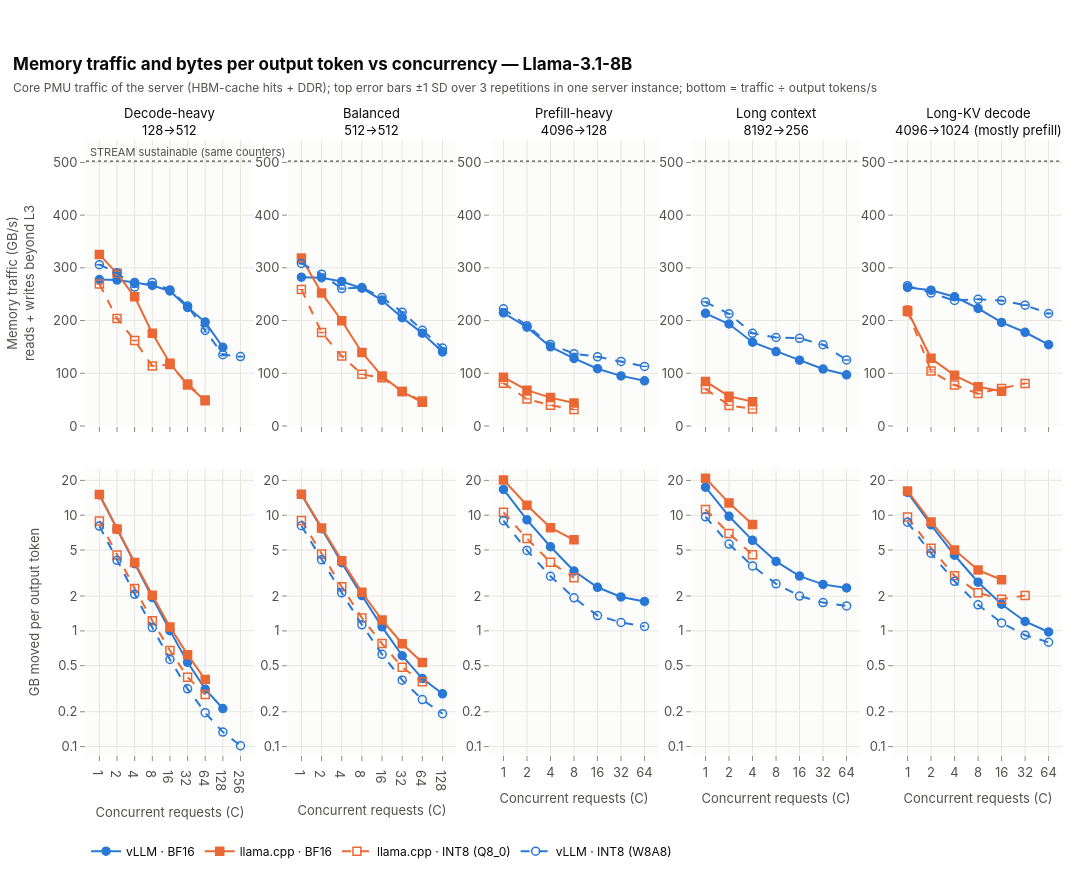

Notebook source saved alongside this figure:
### Code cell
fig = plots.concurrency_grid(pv, [
    plots.Panel("mem_total_gbs_mean", "Memory traffic (GB/s)<br>reads + writes beyond L3", "GB/s", share_y=True, fmt=".0f",
                reference=(memory.stream_ceiling(pts), "STREAM sustainable (same counters)")),
    plots.Panel("bytes_per_output_token_mb_mean", "GB moved per output token", "GB", scale=1e-3, log_y=True, share_y=True,
                error=None, fmt=".2f"),
], title=f"Memory traffic and bytes per output token vs concurrency — {registry.model_label(MODEL)}",
   subtitle="Core PMU traffic of the server (HBM-cache hits + DDR); top error bars ±1 SD over 3 repetitions in one server "
            "instance; bottom = traffic ÷ output tokens/s")
fig.show()
export_figure(fig, "traffic_and_bytes_per_token", source=NOTEBOOK,
              caption="Server memory traffic (top, with the STREAM ceiling) and memory bytes per output token (bottom) vs "
                      "concurrency, 8B. Error bars: ±1 SD over the 3 repetitions of one server instance.")

### Figure 1 — Plotly figure (JSON) as saved in the notebook; plotly's stock layout.template omitted (floating-point values rounded to 4 significant figures)
{"data": [{"customdata": [[0.6282, 3.0], [0.1855, 3.0], [0.1999, 3.0], [0.1582, 3.0], [2.028, 3.0], [1.85, 3.0], [0.4625, 3.0], [0.4019, 3.0]], "error_y": {"array": [0.6282, 0.1855, 0.1999, 0.1582, 2.028, 1.85, 0.4625, 0.4019], "color": "#2a78d6", "thickness": 1.1, "type": "data", "width": 3}, "hovertemplate": "<b>vLLM · BF16</b><br>C = %{x}<br>Memory traffic (GB/s): %{y:.0f} GB/s ± %{customdata[0]:.0f}<br>repetitions: %{customdata[1]}<extra></extra>", "legendgroup": "vllm_bf16", "line": {"color": "#2a78d6", "dash": "solid", "width": 2.0}, "marker": {"color": "#2a78d6", "line": {"color": "#2a78d6", "width": 1.5}, "size": 8, "symbol": "circle"}, "mode": "lines+markers", "name": "vLLM · BF16", "showlegend": true, "type": "scatter", "x": [1, 2, 4, 8, 16, 32, 64, 128], "xaxis": "x", "y": [277.8, 276.8, 272.3, 266.5, 256.2, 224.8, 197.1, 149.4], "yaxis": "y"}, {"customdata": [[0.1718, 3.0], [0.2294, 3.0], [0.06004, 3.0], [0.1626, 3.0], [0.2615, 3.0], [0.1108, 3.0], [0.1004, 3.0]], "error_y": {"array": [0.1718, 0.2294, 0.06004, 0.1626, 0.2615, 0.1108, 0.1004], "color": "#eb6834", "thickness": 1.1, "type": "data", "width": 3}, "hovertemplate": "<b>llama.cpp · BF16</b><br>C = %{x}<br>Memory traffic (GB/s): %{y:.0f} GB/s ± %{customdata[0]:.0f}<br>repetitions: %{customdata[1]}<extra></extra>", "legendgroup": "llama_cpp_bf16", "line": {"color": "#eb6834", "dash": "solid", "width": 2.0}, "marker": {"color": "#eb6834", "line": {"color": "#eb6834", "width": 1.5}, "size": 8, "symbol": "square"}, "mode": "lines+markers", "name": "llama.cpp · BF16", "showlegend": true, "type": "scatter", "x": [1, 2, 4, 8, 16, 32, 64], "xaxis": "x", "y": [325.2, 289.6, 245.0, 175.9, 118.9, 77.62, 47.72], "yaxis": "y"}, {"customdata": [[0.1358, 3.0], [0.1873, 3.0], [0.296, 3.0], [0.1248, 3.0], [0.295, 3.0], [0.05862, 3.0], [0.322, 3.0]], "error_y": {"array": [0.1358, 0.1873, 0.296, 0.1248, 0.295, 0.05862, 0.322], "color": "#eb6834", "thickness": 1.1, "type": "data", "width": 3}, "hovertemplate": "<b>llama.cpp · INT8 (Q8_0)</b><br>C = %{x}<br>Memory traffic (GB/s): %{y:.0f} GB/s ± %{customdata[0]:.0f}<br>repetitions: %{customdata[1]}<extra></extra>", "legendgroup": "llama_cpp_int8", "line": {"color": "#eb6834", "dash": "dash", "width": 2.0}, "marker": {"color": "#eb6834", "line": {"color": "#eb6834", "width": 1.5}, "size": 8, "symbol": "square-open"}, "mode": "lines+markers", "name": "llama.cpp · INT8 (Q8_0)", "showlegend": true, "type": "scatter", "x": [1, 2, 4, 8, 16, 32, 64], "xaxis": "x", "y": [269.3, 203.7, 162.3, 113.9, 116.5, 79.8, 49.22], "yaxis": "y"}, {"customdata": [[0.2707, 3.0], [0.2919, 3.0], [0.474, 3.0], [0.8746, 3.0], [1.613, 3.0], [0.2756, 3.0], [2.96, 3.0], [1.843, 3.0], [0.4187, 3.0]], "error_y": {"array": [0.2707, 0.2919, 0.474, 0.8746, 1.613, 0.2756, 2.96, 1.843, 0.4187], "color": "#2a78d6", "thickness": 1.1, "type": "data", "width": 3}, "hovertemplate": "<b>vLLM · INT8 (W8A8)</b><br>C = %{x}<br>Memory traffic (GB/s): %{y:.0f} GB/s ± %{customdata[0]:.0f}<br>repetitions: %{customdata[1]}<extra></extra>", "legendgroup": "vllm_int8", "line": {"color": "#2a78d6", "dash": "dash", "width": 2.0}, "marker": {"color": "#2a78d6", "line": {"color": "#2a78d6", "width": 1.5}, "size": 8, "symbol": "circle-open"}, "mode": "lines+markers", "name": "vLLM · INT8 (W8A8)", "showlegend": true, "type": "scatter", "x": [1, 2, 4, 8, 16, 32, 64, 128, 256], "xaxis": "x", "y": [305.9, 290.5, 263.5, 272.3, 258.1, 227.7, 181.1, 135.2, 131.6], "yaxis": "y"}, {"customdata": [[0.4717, 3.0], [0.01067, 3.0], [0.1222, 3.0], [0.8275, 3.0], [0.0966, 3.0], [1.82, 3.0], [1.998, 3.0], [0.9607, 3.0]], "error_y": {"array": [0.4717, 0.01067, 0.1222, 0.8275, 0.0966, 1.82, 1.998, 0.9607], "color": "#2a78d6", "thickness": 1.1, "type": "data", "width": 3}, "hovertemplate": "<b>vLLM · BF16</b><br>C = %{x}<br>Memory traffic (GB/s): %{y:.0f} GB/s ± %{customdata[0]:.0f}<br>repetitions: %{customdata[1]}<extra></extra>", "legendgroup": "vllm_bf16", "line": {"color": "#2a78d6", "dash": "solid", "width": 2.0}, "marker": {"color": "#2a78d6", "line": {"color": "#2a78d6", "width": 1.5}, "size": 8, "symbol": "circle"}, "mode": "lines+markers", "name": "vLLM · BF16", "showlegend": false, "type": "scatter", "x": [1, 2, 4, 8, 16, 32, 64, 128], "xaxis": "x2", "y": [282.2, 281.3, 274.1, 261.3, 238.5, 205.5, 176.0, 140.5], "yaxis": "y2"}, {"customdata": [[0.125, 3.0], [0.2642, 3.0], [0.02442, 3.0], [0.1047, 3.0], [0.1181, 3.0], [0.08594, 3.0], [0.03908, 3.0]], "error_y": {"array": [0.125, 0.2642, 0.02442, 0.1047, 0.1181, 0.08594, 0.03908], "color": "#eb6834", "thickness": 1.1, "type": "data", "width": 3}, "hovertemplate": "<b>llama.cpp · BF16</b><br>C = %{x}<br>Memory traffic (GB/s): %{y:.0f} GB/s ± %{customdata[0]:.0f}<br>repetitions: %{customdata[1]}<extra></extra>", "legendgroup": "llama_cpp_bf16", "line": {"color": "#eb6834", "dash": "solid", "width": 2.0}, "marker": {"color": "#eb6834", "line": {"color": "#eb6834", "width": 1.5}, "size": 8, "symbol": "square"}, "mode": "lines+markers", "name": "llama.cpp · BF16", "showlegend": false, "type": "scatter", "x": [1, 2, 4, 8, 16, 32, 64], "xaxis": "x2", "y": [318.6, 252.3, 199.6, 139.4, 94.7, 65.2, 44.8], "yaxis": "y2"}, {"customdata": [[0.01303, 3.0], [0.2986, 3.0], [0.09675, 3.0], [0.09534, 3.0], [0.07741, 3.0], [0.1449, 3.0], [0.05952, 3.0]], "error_y": {"array": [0.01303, 0.2986, 0.09675, 0.09534, 0.07741, 0.1449, 0.05952], "color": "#eb6834", "thickness": 1.1, "type": "data", "width": 3}, "hovertemplate": "<b>llama.cpp · INT8 (Q8_0)</b><br>C = %{x}<br>Memory traffic (GB/s): %{y:.0f} GB/s ± %{customdata[0]:.0f}<br>repetitions: %{customdata[1]}<extra></extra>", "legendgroup": "llama_cpp_int8", "line": {"color": "#eb6834", "dash": "dash", "width": 2.0}, "marker": {"color": "#eb6834", "line": {"color": "#eb6834", "width": 1.5}, "size": 8, "symbol": "square-open"}, "mode": "lines+markers", "name": "llama.cpp · INT8 (Q8_0)", "showlegend": false, "type": "scatter", "x": [1, 2, 4, 8, 16, 32, 64], "xaxis": "x2", "y": [258.8, 177.4, 132.6, 97.95, 91.55, 65.29, 47.27], "yaxis": "y2"}, {"customdata": [[0.9468, 3.0], [0.3273, 3.0], [1.211, 3.0], [1.059, 3.0], [2.104, 3.0], [1.017, 3.0], [0.8486, 3.0], [0.562, 3.0]], "error_y": {"array": [0.9468, 0.3273, 1.211, 1.059, 2.104, 1.017, 0.8486, 0.562], "color": "#2a78d6", "thickness": 1.1, "type": "data", "width": 3}, "hovertemplate": "<b>vLLM · INT8 (W8A8)</b><br>C = %{x}<br>Memory traffic (GB/s): %{y:.0f} GB/s ± %{customdata[0]:.0f}<br>repetitions: %{customdata[1]}<extra></extra>", "legendgroup": "vllm_int8", "line": {"color": "#2a78d6", "dash": "dash", "width": 2.0}, "marker": {"color": "#2a78d6", "line": {"color": "#2a78d6", "width": 1.5}, "size": 8, "symbol": "circle-open"}, "mode": "lines+markers", "name": "vLLM · INT8 (W8A8)", "showlegend": false, "type": "scatter", "x": [1, 2, 4, 8, 16, 32, 64, 128], "xaxis": "x2", "y": [308.3, 288.0, 260.6, 262.7, 243.8, 215.8, 181.6, 147.9], "yaxis": "y2"}, {"customdata": [[0.614, 3.0], [0.1671, 3.0], [1.195, 3.0], [1.444, 3.0], [0.2731, 3.0], [0.1791, 3.0], [0.1164, 3.0]], "error_y": {"array": [0.614, 0.1671, 1.195, 1.444, 0.2731, 0.1791, 0.1164], "color": "#2a78d6", "thickness": 1.1, "type": "data", "width": 3}, "hovertemplate": "<b>vLLM · BF16</b><br>C = %{x}<br>Memory traffic (GB/s): %{y:.0f} GB/s ± %{customdata[0]:.0f}<br>repetitions: %{customdata[1]}<extra></extra>", "legendgroup": "vllm_bf16", "line": {"color": "#2a78d6", "dash": "solid", "width": 2.0}, "marker": {"color": "#2a78d6", "line": {"color": "#2a78d6", "width": 1.5}, "size": 8, "symbol": "circle"}, "mode": "lines+markers", "name": "vLLM · BF16", "showlegend": false, "type": "scatter", "x": [1, 2, 4, 8, 16, 32, 64], "xaxis": "x3", "y": [214.7, 187.3, 150.1, 128.1, 108.7, 95.03, 85.7], "yaxis": "y3"}, {"customdata": [[0.06014, 3.0], [0.0857, 3.0], [0.02686, 3.0], [0.007025, 3.0]], "error_y": {"array": [0.06014, 0.0857, 0.02686, 0.007025], "color": "#eb6834", "thickness": 1.1, "type": "data", "width": 3}, "hovertemplate": "<b>llama.cpp · BF16</b><br>C = %{x}<br>Memory traffic (GB/s): %{y:.0f} GB/s ± %{customdata[0]:.0f}<br>repetitions: %{customdata[1]}<extra></extra>", "legendgroup": "llama_cpp_bf16", "line": {"color": "#eb6834", "dash": "solid", "width": 2.0}, "marker": {"color": "#eb6834", "line": {"color": "#eb6834", "width": 1.5}, "size": 8, "symbol": "square"}, "mode": "lines+markers", "name": "llama.cpp · BF16", "showlegend": false, "type": "scatter", "x": [1, 2, 4, 8], "xaxis": "x3", "y": [92.61, 67.94, 53.8, 43.74], "yaxis": "y3"}, {"customdata": [[0.05817, 3.0], [0.0519, 3.0], [0.117, 3.0], [0.0153, 3.0]], "error_y": {"array": [0.05817, 0.0519, 0.117, 0.0153], "color": "#eb6834", "thickness": 1.1, "type": "data", "width": 3}, "hovertemplate": "<b>llama.cpp · INT8 (Q8_0)</b><br>C = %{x}<br>Memory traffic (GB/s): %{y:.0f} GB/s ± %{customdata[0]:.0f}<br>repetitions: %{customdata[1]}<extra></extra>", "legendgroup": "llama_cpp_int8", "line": {"color": "#eb6834", "dash": "dash", "width": 2.0}, "marker": {"color": "#eb6834", "line": {"color": "#eb6834", "width": 1.5}, "size": 8, "symbol": "square-open"}, "mode": "lines+markers", "name": "llama.cpp · INT8 (Q8_0)", "showlegend": false, "type": "scatter", "x": [1, 2, 4, 8], "xaxis": "x3", "y": [81.1, 51.3, 39.31, 31.37], "yaxis": "y3"}, {"customdata": [[0.5229, 3.0], [1.032, 3.0], [0.9727, 3.0], [0.6368, 3.0], [0.4205, 3.0], [0.5, 3.0], [0.1441, 3.0]], "error_y": {"array": [0.5229, 1.032, 0.9727, 0.6368, 0.4205, 0.5, 0.1441], "color": "#2a78d6", "thickness": 1.1, "type": "data", "width": 3}, "hovertemplate": "<b>vLLM · INT8 (W8A8)</b><br>C = %{x}<br>Memory traffic (GB/s): %{y:.0f} GB/s ± %{customdata[0]:.0f}<br>repetitions: %{customdata[1]}<extra></extra>", "legendgroup": "vllm_int8", "line": {"color": "#2a78d6", "dash": "dash", "width": 2.0}, "marker": {"color": "#2a78d6", "line": {"color": "#2a78d6", "width": 1.5}, "size": 8, "symbol": "circle-open"}, "mode": "lines+markers", "name": "vLLM · INT8 (W8A8)", "showlegend": false, "type": "scatter", "x": [1, 2, 4, 8, 16, 32, 64], "xaxis": "x3", "y": [222.3, 190.3, 154.7, 137.2, 131.3, 122.4, 113.1], "yaxis": "y3"}, {"customdata": [[0.3258, 3.0], [0.3379, 3.0], [0.2882, 3.0], [0.2386, 3.0], [0.08058, 3.0], [0.08283, 3.0], [0.03107, 3.0]], "error_y": {"array": [0.3258, 0.3379, 0.2882, 0.2386, 0.08058, 0.08283, 0.03107], "color": "#2a78d6", "thickness": 1.1, "type": "data", "width": 3}, "hovertemplate": "<b>vLLM · BF16</b><br>C = %{x}<br>Memory traffic (GB/s): %{y:.0f} GB/s ± %{customdata[0]:.0f}<br>repetitions: %{customdata[1]}<extra></extra>", "legendgroup": "vllm_bf16", "line": {"color": "#2a78d6", "dash": "solid", "width": 2.0}, "marker": {"color": "#2a78d6", "line": {"color": "#2a78d6", "width": 1.5}, "size": 8, "symbol": "circle"}, "mode": "lines+markers", "name": "vLLM · BF16", "showlegend": false, "type": "scatter", "x": [1, 2, 4, 8, 16, 32, 64], "xaxis": "x4", "y": [213.7, 193.4, 158.8, 141.2, 124.8, 108.0, 97.07], "yaxis": "y4"}, {"customdata": [[0.06819, 3.0], [0.08432, 3.0], [0.009581, 3.0]], "error_y": {"array": [0.06819, 0.08432, 0.009581], "color": "#eb6834", "thickness": 1.1, "type": "data", "width": 3}, "hovertemplate": "<b>llama.cpp · BF16</b><br>C = %{x}<br>Memory traffic (GB/s): %{y:.0f} GB/s ± %{customdata[0]:.0f}<br>repetitions: %{customdata[1]}<extra></extra>", "legendgroup": "llama_cpp_bf16", "line": {"color": "#eb6834", "dash": "solid", "width": 2.0}, "marker": {"color": "#eb6834", "line": {"color": "#eb6834", "width": 1.5}, "size": 8, "symbol": "square"}, "mode": "lines+markers", "name": "llama.cpp · BF16", "showlegend": false, "type": "scatter", "x": [1, 2, 4], "xaxis": "x4", "y": [84.56, 56.41, 46.19], "yaxis": "y4"}, {"customdata": [[0.09953, 3.0], [0.05252, 3.0], [0.03222, 3.0]], "error_y": {"array": [0.09953, 0.05252, 0.03222], "color": "#eb6834", "thickness": 1.1, "type": "data", "width": 3}, "hovertemplate": "<b>llama.cpp · INT8 (Q8_0)</b><br>C = %{x}<br>Memory traffic (GB/s): %{y:.0f} GB/s ± %{customdata[0]:.0f}<br>repetitions: %{customdata[1]}<extra></extra>", "legendgroup": "llama_cpp_int8", "line": {"color": "#eb6834", "dash": "dash", "width": 2.0}, "marker": {"color": "#eb6834", "line": {"color": "#eb6834", "width": 1.5}, "size": 8, "symbol": "square-open"}, "mode": "lines+markers", "name": "llama.cpp · INT8 (Q8_0)", "showlegend": false, "type": "scatter", "x": [1, 2, 4], "xaxis": "x4", "y": [70.3, 39.0, 32.31], "yaxis": "y4"}, {"customdata": [[0.3853, 3.0], [0.1494, 3.0], [0.2391, 3.0], [0.5803, 3.0], [0.235, 3.0], [0.01637, 3.0], [0.5051, 3.0]], "error_y": {"array": [0.3853, 0.1494, 0.2391, 0.5803, 0.235, 0.01637, 0.5051], "color": "#2a78d6", "thickness": 1.1, "type": "data", "width": 3}, "hovertemplate": "<b>vLLM · INT8 (W8A8)</b><br>C = %{x}<br>Memory traffic (GB/s): %{y:.0f} GB/s ± %{customdata[0]:.0f}<br>repetitions: %{customdata[1]}<extra></extra>", "legendgroup": "vllm_int8", "line": {"color": "#2a78d6", "dash": "dash", "width": 2.0}, "marker": {"color": "#2a78d6", "line": {"color": "#2a78d6", "width": 1.5}, "size": 8, "symbol": "circle-open"}, "mode": "lines+markers", "name": "vLLM · INT8 (W8A8)", "showlegend": false, "type": "scatter", "x": [1, 2, 4, 8, 16, 32, 64], "xaxis": "x4", "y": [235.1, 212.7, 175.8, 167.9, 166.4, 154.1, 125.2], "yaxis": "y4"}, {"customdata": [[0.1435, 3.0], [0.2108, 3.0], [0.209, 3.0], [0.2123, 3.0], [0.5037, 3.0], [0.385, 3.0], [0.9444, 3.0]], "error_y": {"array": [0.1435, 0.2108, 0.209, 0.2123, 0.5037, 0.385, 0.9444], "color": "#2a78d6", "thickness": 1.1, "type": "data", "width": 3}, "hovertemplate": "<b>vLLM · BF16</b><br>C = %{x}<br>Memory traffic (GB/s): %{y:.0f} GB/s ± %{customdata[0]:.0f}<br>repetitions: %{customdata[1]}<extra></extra>", "legendgroup": "vllm_bf16", "line": {"color": "#2a78d6", "dash": "solid", "width": 2.0}, "marker": {"color": "#2a78d6", "line": {"color": "#2a78d6", "width": 1.5}, "size": 8, "symbol": "circle"}, "mode": "lines+markers", "name": "vLLM · BF16", "showlegend": false, "type": "scatter", "x": [1, 2, 4, 8, 16, 32, 64], "xaxis": "x5", "y": [262.7, 257.6, 245.1, 223.1, 196.4, 177.8, 154.3], "yaxis": "y5"}, {"customdata": [[9.606, 3.0], [0.1902, 3.0], [2.799, 3.0], [0.7221, 3.0], [0.6026, 3.0]], "error_y": {"array": [9.606, 0.1902, 2.799, 0.7221, 0.6026], "color": "#eb6834", "thickness": 1.1, "type": "data", "width": 3}, "hovertemplate": "<b>llama.cpp · BF16</b><br>C = %{x}<br>Memory traffic (GB/s): %{y:.0f} GB/s ± %{customdata[0]:.0f}<br>repetitions: %{customdata[1]}<extra></extra>", "legendgroup": "llama_cpp_bf16", "line": {"color": "#eb6834", "dash": "solid", "width": 2.0}, "marker": {"color": "#eb6834", "line": {"color": "#eb6834", "width": 1.5}, "size": 8, "symbol": "square"}, "mode": "lines+markers", "name": "llama.cpp · BF16", "showlegend": false, "type": "scatter", "x": [1, 2, 4, 8, 16], "xaxis": "x5", "y": [218.5, 128.4, 96.08, 74.24, 65.89], "yaxis": "y5"}, {"customdata": [[0.2399, 3.0], [2.032, 3.0], [0.02699, 3.0], [0.03281, 3.0], [0.1656, 3.0], [0.03011, 3.0]], "error_y": {"array": [0.2399, 2.032, 0.02699, 0.03281, 0.1656, 0.03011], "color": "#eb6834", "thickness": 1.1, "type": "data", "width": 3}, "hovertemplate": "<b>llama.cpp · INT8 (Q8_0)</b><br>C = %{x}<br>Memory traffic (GB/s): %{y:.0f} GB/s ± %{customdata[0]:.0f}<br>repetitions: %{customdata[1]}<extra></extra>", "legendgroup": "llama_cpp_int8", "line": {"color": "#eb6834", "dash": "dash", "width": 2.0}, "marker": {"color": "#eb6834", "line": {"color": "#eb6834", "width": 1.5}, "size": 8, "symbol": "square-open"}, "mode": "lines+markers", "name": "llama.cpp · INT8 (Q8_0)", "showlegend": false, "type": "scatter", "x": [1, 2, 4, 8, 16, 32], "xaxis": "x5", "y": [217.9, 104.5, 77.65, 61.38, 71.31, 80.75], "yaxis": "y5"}, {"customdata": [[0.04366, 3.0], [0.3366, 3.0], [0.0562, 3.0], [0.4279, 3.0], [0.08734, 3.0], [0.552, 3.0], [0.7287, 3.0]], "error_y": {"array": [0.04366, 0.3366, 0.0562, 0.4279, 0.08734, 0.552, 0.7287], "color": "#2a78d6", "thickness": 1.1, "type": "data", "width": 3}, "hovertemplate": "<b>vLLM · INT8 (W8A8)</b><br>C = %{x}<br>Memory traffic (GB/s): %{y:.0f} GB/s ± %{customdata[0]:.0f}<br>repetitions: %{customdata[1]}<extra></extra>", "legendgroup": "vllm_int8", "line": {"color": "#2a78d6", "dash": "dash", "width": 2.0}, "marker": {"color": "#2a78d6", "line": {"color": "#2a78d6", "width": 1.5}, "size": 8, "symbol": "circle-open"}, "mode": "lines+markers", "name": "vLLM · INT8 (W8A8)", "showlegend": false, "type": "scatter", "x": [1, 2, 4, 8, 16, 32, 64], "xaxis": "x5", "y": [266.2, 252.1, 238.1, 240.4, 238.0, 229.1, 213.4], "yaxis": "y5"}, {"customdata": [[null, 3.0], [null, 3.0], [null, 3.0], [null, 3.0], [null, 3.0], [null, 3.0], [null, 3.0], [null, 3.0]], "hovertemplate": "<b>vLLM · BF16</b><br>C = %{x}<br>GB moved per output token: %{y:.2f} GB<br>repetitions: %{customdata[1]}<extra></extra>", "legendgroup": "vllm_bf16", "line": {"color": "#2a78d6", "dash": "solid", "width": 2.0}, "marker": {"color": "#2a78d6", "line": {"color": "#2a78d6", "width": 1.5}, "size": 8, "symbol": "circle"}, "mode": "lines+markers", "name": "vLLM · BF16", "showlegend": false, "type": "scatter", "x": [1, 2, 4, 8, 16, 32, 64, 128], "xaxis": "x6", "y": [15.03, 7.567, 3.815, 1.942, 1.005, 0.5352, 0.3137, 0.2133], "yaxis": "y6"}, {"customdata": [[null, 3.0], [null, 3.0], [null, 3.0], [null, 3.0], [null, 3.0], [null, 3.0], [null, 3.0]], "hovertemplate": "<b>llama.cpp · BF16</b><br>C = %{x}<br>GB moved per output token: %{y:.2f} GB<br>repetitions: %{customdata[1]}<extra></extra>", "legendgroup": "llama_cpp_bf16", "line": {"color": "#eb6834", "dash": "solid", "width": 2.0}, "marker": {"color": "#eb6834", "line": {"color": "#eb6834", "width": 1.5}, "size": 8, "symbol": "square"}, "mode": "lines+markers", "name": "llama.cpp · BF16", "showlegend": false, "type": "scatter", "x": [1, 2, 4, 8, 16, 32, 64], "xaxis": "x6", "y": [15.07, 7.606, 3.902, 2.031, 1.082, 0.6235, 0.3804], "yaxis": "y6"}, {"customdata": [[null, 3.0], [null, 3.0], [null, 3.0], [null, 3.0], [null, 3.0], [null, 3.0], [null, 3.0]], "hovertemplate": "<b>llama.cpp · INT8 (Q8_0)</b><br>C = %{x}<br>GB moved per output token: %{y:.2f} GB<br>repetitions: %{customdata[1]}<extra></extra>", "legendgroup": "llama_cpp_int8", "line": {"color": "#eb6834", "dash": "dash", "width": 2.0}, "marker": {"color": "#eb6834", "line": {"color": "#eb6834", "width": 1.5}, "size": 8, "symbol": "square-open"}, "mode": "lines+markers", "name": "llama.cpp · INT8 (Q8_0)", "showlegend": false, "type": "scatter", "x": [1, 2, 4, 8, 16, 32, 64], "xaxis": "x6", "y": [8.916, 4.529, 2.329, 1.226, 0.6778, 0.398, 0.2817], "yaxis": "y6"}, {"customdata": [[null, 3.0], [null, 3.0], [null, 3.0], [null, 3.0], [null, 3.0], [null, 3.0], [null, 3.0], [null, 3.0], [null, 3.0]], "hovertemplate": "<b>vLLM · INT8 (W8A8)</b><br>C = %{x}<br>GB moved per output token: %{y:.2f} GB<br>repetitions: %{customdata[1]}<extra></extra>", "legendgroup": "vllm_int8", "line": {"color": "#2a78d6", "dash": "dash", "width": 2.0}, "marker": {"color": "#2a78d6", "line": {"color": "#2a78d6", "width": 1.5}, "size": 8, "symbol": "circle-open"}, "mode": "lines+markers", "name": "vLLM · INT8 (W8A8)", "showlegend": false, "type": "scatter", "x": [1, 2, 4, 8, 16, 32, 64, 128, 256], "xaxis": "x6", "y": [8.048, 4.073, 2.07, 1.069, 0.5671, 0.3157, 0.1963, 0.1335, 0.1017], "yaxis": "y6"}, {"customdata": [[null, 3.0], [null, 3.0], [null, 3.0], [null, 3.0], [null, 3.0], [null, 3.0], [null, 3.0], [null, 3.0]], "hovertemplate": "<b>vLLM · BF16</b><br>C = %{x}<br>GB moved per output token: %{y:.2f} GB<br>repetitions: %{customdata[1]}<extra></extra>", "legendgroup": "vllm_bf16", "line": {"color": "#2a78d6", "dash": "solid", "width": 2.0}, "marker": {"color": "#2a78d6", "line": {"color": "#2a78d6", "width": 1.5}, "size": 8, "symbol": "circle"}, "mode": "lines+markers", "name": "vLLM · BF16", "showlegend": false, "type": "scatter", "x": [1, 2, 4, 8, 16, 32, 64, 128], "xaxis": "x7", "y": [15.11, 7.637, 3.889, 2.02, 1.084, 0.6098, 0.3871, 0.286], "yaxis": "y7"}, {"customdata": [[null, 3.0], [null, 3.0], [null, 3.0], [null, 3.0], [null, 3.0], [null, 3.0], [null, 3.0]], "hovertemplate": "<b>llama.cpp · BF16</b><br>C = %{x}<br>GB moved per output token: %{y:.2f} GB<br>repetitions: %{customdata[1]}<extra></extra>", "legendgroup": "llama_cpp_bf16", "line": {"color": "#eb6834", "dash": "solid", "width": 2.0}, "marker": {"color": "#eb6834", "line": {"color": "#eb6834", "width": 1.5}, "size": 8, "symbol": "square"}, "mode": "lines+markers", "name": "llama.cpp · BF16", "showlegend": false, "type": "scatter", "x": [1, 2, 4, 8, 16, 32, 64], "xaxis": "x7", "y": [15.2, 7.766, 4.049, 2.157, 1.243, 0.7752, 0.5334], "yaxis": "y7"}, {"customdata": [[null, 3.0], [null, 3.0], [null, 3.0], [null, 3.0], [null, 3.0], [null, 3.0], [null, 3.0]], "hovertemplate": "<b>llama.cpp · INT8 (Q8_0)</b><br>C = %{x}<br>GB moved per output token: %{y:.2f} GB<br>repetitions: %{customdata[1]}<extra></extra>", "legendgroup": "llama_cpp_int8", "line": {"color": "#eb6834", "dash": "dash", "width": 2.0}, "marker": {"color": "#eb6834", "line": {"color": "#eb6834", "width": 1.5}, "size": 8, "symbol": "square-open"}, "mode": "lines+markers", "name": "llama.cpp · INT8 (Q8_0)", "showlegend": false, "type": "scatter", "x": [1, 2, 4, 8, 16, 32, 64], "xaxis": "x7", "y": [9.009, 4.618, 2.411, 1.294, 0.7769, 0.4845, 0.3629], "yaxis": "y7"}, {"customdata": [[null, 3.0], [null, 3.0], [null, 3.0], [null, 3.0], [null, 3.0], [null, 3.0], [null, 3.0], [null, 3.0]], "hovertemplate": "<b>vLLM · INT8 (W8A8)</b><br>C = %{x}<br>GB moved per output token: %{y:.2f} GB<br>repetitions: %{customdata[1]}<extra></extra>", "legendgroup": "vllm_int8", "line": {"color": "#2a78d6", "dash": "dash", "width": 2.0}, "marker": {"color": "#2a78d6", "line": {"color": "#2a78d6", "width": 1.5}, "size": 8, "symbol": "circle-open"}, "mode": "lines+markers", "name": "vLLM · INT8 (W8A8)", "showlegend": false, "type": "scatter", "x": [1, 2, 4, 8, 16, 32, 64, 128], "xaxis": "x7", "y": [8.107, 4.132, 2.133, 1.129, 0.6275, 0.3751, 0.2549, 0.1924], "yaxis": "y7"}, {"customdata": [[null, 3.0], [null, 3.0], [null, 3.0], [null, 3.0], [null, 3.0], [null, 3.0], [null, 3.0]], "hovertemplate": "<b>vLLM · BF16</b><br>C = %{x}<br>GB moved per output token: %{y:.2f} GB<br>repetitions: %{customdata[1]}<extra></extra>", "legendgroup": "vllm_bf16", "line": {"color": "#2a78d6", "dash": "solid", "width": 2.0}, "marker": {"color": "#2a78d6", "line": {"color": "#2a78d6", "width": 1.5}, "size": 8, "symbol": "circle"}, "mode": "lines+markers", "name": "vLLM · BF16", "showlegend": false, "type": "scatter", "x": [1, 2, 4, 8, 16, 32, 64], "xaxis": "x8", "y": [16.72, 9.116, 5.339, 3.292, 2.382, 1.967, 1.798], "yaxis": "y8"}, {"customdata": [[null, 3.0], [null, 3.0], [null, 3.0], [null, 3.0]], "hovertemplate": "<b>llama.cpp · BF16</b><br>C = %{x}<br>GB moved per output token: %{y:.2f} GB<br>repetitions: %{customdata[1]}<extra></extra>", "legendgroup": "llama_cpp_bf16", "line": {"color": "#eb6834", "dash": "solid", "width": 2.0}, "marker": {"color": "#eb6834", "line": {"color": "#eb6834", "width": 1.5}, "size": 8, "symbol": "square"}, "mode": "lines+markers", "name": "llama.cpp · BF16", "showlegend": false, "type": "scatter", "x": [1, 2, 4, 8], "xaxis": "x8", "y": [20.18, 12.21, 7.8, 6.134], "yaxis": "y8"}, {"customdata": [[null, 3.0], [null, 3.0], [null, 3.0], [null, 3.0]], "hovertemplate": "<b>llama.cpp · INT8 (Q8_0)</b><br>C = %{x}<br>GB moved per output token: %{y:.2f} GB<br>repetitions: %{customdata[1]}<extra></extra>", "legendgroup": "llama_cpp_int8", "line": {"color": "#eb6834", "dash": "dash", "width": 2.0}, "marker": {"color": "#eb6834", "line": {"color": "#eb6834", "width": 1.5}, "size": 8, "symbol": "square-open"}, "mode": "lines+markers", "name": "llama.cpp · INT8 (Q8_0)", "showlegend": false, "type": "scatter", "x": [1, 2, 4, 8], "xaxis": "x8", "y": [10.59, 6.278, 3.92, 2.881], "yaxis": "y8"}, {"customdata": [[null, 3.0], [null, 3.0], [null, 3.0], [null, 3.0], [null, 3.0], [null, 3.0], [null, 3.0]], "hovertemplate": "<b>vLLM · INT8 (W8A8)</b><br>C = %{x}<br>GB moved per output token: %{y:.2f} GB<br>repetitions: %{customdata[1]}<extra></extra>", "legendgroup": "vllm_int8", "line": {"color": "#2a78d6", "dash": "dash", "width": 2.0}, "marker": {"color": "#2a78d6", "line": {"color": "#2a78d6", "width": 1.5}, "size": 8, "symbol": "circle-open"}, "mode": "lines+markers", "name": "vLLM · INT8 (W8A8)", "showlegend": false, "type": "scatter", "x": [1, 2, 4, 8, 16, 32, 64], "xaxis": "x8", "y": [8.962, 4.964, 2.967, 1.932, 1.358, 1.182, 1.091], "yaxis": "y8"}, {"customdata": [[null, 3.0], [null, 3.0], [null, 3.0], [null, 3.0], [null, 3.0], [null, 3.0], [null, 3.0]], "hovertemplate": "<b>vLLM · BF16</b><br>C = %{x}<br>GB moved per output token: %{y:.2f} GB<br>repetitions: %{customdata[1]}<extra></extra>", "legendgroup": "vllm_bf16", "line": {"color": "#2a78d6", "dash": "solid", "width": 2.0}, "marker": {"color": "#2a78d6", "line": {"color": "#2a78d6", "width": 1.5}, "size": 8, "symbol": "circle"}, "mode": "lines+markers", "name": "vLLM · BF16", "showlegend": false, "type": "scatter", "x": [1, 2, 4, 8, 16, 32, 64], "xaxis": "x9", "y": [17.46, 9.783, 6.062, 3.99, 2.976, 2.524, 2.352], "yaxis": "y9"}, {"customdata": [[null, 3.0], [null, 3.0], [null, 3.0]], "hovertemplate": "<b>llama.cpp · BF16</b><br>C = %{x}<br>GB moved per output token: %{y:.2f} GB<br>repetitions: %{customdata[1]}<extra></extra>", "legendgroup": "llama_cpp_bf16", "line": {"color": "#eb6834", "dash": "solid", "width": 2.0}, "marker": {"color": "#eb6834", "line": {"color": "#eb6834", "width": 1.5}, "size": 8, "symbol": "square"}, "mode": "lines+markers", "name": "llama.cpp · BF16", "showlegend": false, "type": "scatter", "x": [1, 2, 4], "xaxis": "x9", "y": [20.85, 12.78, 8.306], "yaxis": "y9"}, {"customdata": [[null, 3.0], [null, 3.0], [null, 3.0]], "hovertemplate": "<b>llama.cpp · INT8 (Q8_0)</b><br>C = %{x}<br>GB moved per output token: %{y:.2f} GB<br>repetitions: %{customdata[1]}<extra></extra>", "legendgroup": "llama_cpp_int8", "line": {"color": "#eb6834", "dash": "dash", "width": 2.0}, "marker": {"color": "#eb6834", "line": {"color": "#eb6834", "width": 1.5}, "size": 8, "symbol": "square-open"}, "mode": "lines+markers", "name": "llama.cpp · INT8 (Q8_0)", "showlegend": false, "type": "scatter", "x": [1, 2, 4], "xaxis": "x9", "y": [11.23, 6.947, 4.548], "yaxis": "y9"}, {"customdata": [[null, 3.0], [null, 3.0], [null, 3.0], [null, 3.0], [null, 3.0], [null, 3.0], [null, 3.0]], "hovertemplate": "<b>vLLM · INT8 (W8A8)</b><br>C = %{x}<br>GB moved per output token: %{y:.2f} GB<br>repetitions: %{customdata[1]}<extra></extra>", "legendgroup": "vllm_int8", "line": {"color": "#2a78d6", "dash": "dash", "width": 2.0}, "marker": {"color": "#2a78d6", "line": {"color": "#2a78d6", "width": 1.5}, "size": 8, "symbol": "circle-open"}, "mode": "lines+markers", "name": "vLLM · INT8 (W8A8)", "showlegend": false, "type": "scatter", "x": [1, 2, 4, 8, 16, 32, 64], "xaxis": "x9", "y": [9.692, 5.625, 3.647, 2.554, 2.001, 1.756, 1.643], "yaxis": "y9"}, {"customdata": [[null, 3.0], [null, 3.0], [null, 3.0], [null, 3.0], [null, 3.0], [null, 3.0], [null, 3.0]], "hovertemplate": "<b>vLLM · BF16</b><br>C = %{x}<br>GB moved per output token: %{y:.2f} GB<br>repetitions: %{customdata[1]}<extra></extra>", "legendgroup": "vllm_bf16", "line": {"color": "#2a78d6", "dash": "solid", "width": 2.0}, "marker": {"color": "#2a78d6", "line": {"color": "#2a78d6", "width": 1.5}, "size": 8, "symbol": "circle"}, "mode": "lines+markers", "name": "vLLM · BF16", "showlegend": false, "type": "scatter", "x": [1, 2, 4, 8, 16, 32, 64], "xaxis": "x10", "y": [15.76, 8.258, 4.507, 2.637, 1.7, 1.206, 0.9788], "yaxis": "y10"}, {"customdata": [[null, 3.0], [null, 3.0], [null, 3.0], [null, 3.0], [null, 3.0]], "hovertemplate": "<b>llama.cpp · BF16</b><br>C = %{x}<br>GB moved per output token: %{y:.2f} GB<br>repetitions: %{customdata[1]}<extra></extra>", "legendgroup": "llama_cpp_bf16", "line": {"color": "#eb6834", "dash": "solid", "width": 2.0}, "marker": {"color": "#eb6834", "line": {"color": "#eb6834", "width": 1.5}, "size": 8, "symbol": "square"}, "mode": "lines+markers", "name": "llama.cpp · BF16", "showlegend": false, "type": "scatter", "x": [1, 2, 4, 8, 16], "xaxis": "x10", "y": [16.18, 8.738, 5.012, 3.357, 2.767], "yaxis": "y10"}, {"customdata": [[null, 3.0], [null, 3.0], [null, 3.0], [null, 3.0], [null, 3.0], [null, 3.0]], "hovertemplate": "<b>llama.cpp · INT8 (Q8_0)</b><br>C = %{x}<br>GB moved per output token: %{y:.2f} GB<br>repetitions: %{customdata[1]}<extra></extra>", "legendgroup": "llama_cpp_int8", "line": {"color": "#eb6834", "dash": "dash", "width": 2.0}, "marker": {"color": "#eb6834", "line": {"color": "#eb6834", "width": 1.5}, "size": 8, "symbol": "square-open"}, "mode": "lines+markers", "name": "llama.cpp · INT8 (Q8_0)", "showlegend": false, "type": "scatter", "x": [1, 2, 4, 8, 16, 32], "xaxis": "x10", "y": [9.631, 5.194, 2.991, 2.137, 1.874, 2.023], "yaxis": "y10"}, {"customdata": [[null, 3.0], [null, 3.0], [null, 3.0], [null, 3.0], [null, 3.0], [null, 3.0], [null, 3.0]], "hovertemplate": "<b>vLLM · INT8 (W8A8)</b><br>C = %{x}<br>GB moved per output token: %{y:.2f} GB<br>repetitions: %{customdata[1]}<extra></extra>", "legendgroup": "vllm_int8", "line": {"color": "#2a78d6", "dash": "dash", "width": 2.0}, "marker": {"color": "#2a78d6", "line": {"color": "#2a78d6", "width": 1.5}, "size": 8, "symbol": "circle-open"}, "mode": "lines+markers", "name": "vLLM · INT8 (W8A8)", "showlegend": false, "type": "scatter", "x": [1, 2, 4, 8, 16, 32, 64], "xaxis": "x10", "y": [8.698, 4.688, 2.683, 1.679, 1.172, 0.9179, 0.7979], "yaxis": "y10"}], "layout": {"annotations": [{"font": {"color": "#0b0b0b", "size": 13}, "showarrow": false, "text": "Decode-heavy<br>128→512", "x": 0.086, "xanchor": "center", "xref": "paper", "y": 1.0, "yanchor": "bottom", "yref": "paper"}, {"font": {"color": "#0b0b0b", "size": 13}, "showarrow": false, "text": "Balanced<br>512→512", "x": 0.293, "xanchor": "center", "xref": "paper", "y": 1.0, "yanchor": "bottom", "yref": "paper"}, {"font": {"color": "#0b0b0b", "size": 13}, "showarrow": false, "text": "Prefill-heavy<br>4096→128", "x": 0.5, "xanchor": "center", "xref": "paper", "y": 1.0, "yanchor": "bottom", "yref": "paper"}, {"font": {"color": "#0b0b0b", "size": 13}, "showarrow": false, "text": "Long context<br>8192→256", "x": 0.707, "xanchor": "center", "xref": "paper", "y": 1.0, "yanchor": "bottom", "yref": "paper"}, {"font": {"color": "#0b0b0b", "size": 13}, "showarrow": false, "text": "Long-KV decode<br>4096→1024 (mostly prefill)", "x": 0.914, "xanchor": "center", "xref": "paper", "y": 1.0, "yanchor": "bottom", "yref": "paper"}, {"font": {"color": "#52514e", "size": 11}, "showarrow": false, "text": "STREAM sustainable (same counters)", "x": 0.01, "xanchor": "left", "xref": "x domain", "y": 502.3, "yanchor": "bottom", "yref": "y"}], "height": 870, "shapes": [{"line": {"color": "#52514e", "dash": "dot", "width": 1.3}, "type": "line", "x0": 0, "x1": 1, "xref": "x domain", "y0": 502.3, "y1": 502.3, "yref": "y"}, {"line": {"color": "#52514e", "dash": "dot", "width": 1.3}, "type": "line", "x0": 0, "x1": 1, "xref": "x2 domain", "y0": 502.3, "y1": 502.3, "yref": "y2"}, {"line": {"color": "#52514e", "dash": "dot", "width": 1.3}, "type": "line", "x0": 0, "x1": 1, "xref": "x3 domain", "y0": 502.3, "y1": 502.3, "yref": "y3"}, {"line": {"color": "#52514e", "dash": "dot", "width": 1.3}, "type": "line", "x0": 0, "x1": 1, "xref": "x4 domain", "y0": 502.3, "y1": 502.3, "yref": "y4"}, {"line": {"color": "#52514e", "dash": "dot", "width": 1.3}, "type": "line", "x0": 0, "x1": 1, "xref": "x5 domain", "y0": 502.3, "y1": 502.3, "yref": "y5"}], "title": {"text": "<b>Memory traffic and bytes per output token vs concurrency — Llama-3.1-8B</b><br><span style='font-size:12px;color:#52514e'>Core PMU traffic of the server (HBM-cache hits + DDR); top error bars ±1 SD over 3 repetitions in one server instance; bottom = traffic ÷ output tokens/s</span>"}, "width": 1100, "xaxis": {"anchor": "y", "domain": [0.0, 0.172], "matches": "x6", "showticklabels": false, "ticktext": ["1", "2", "4", "8", "16", "32", "64", "128", "256"], "tickvals": [1, 2, 4, 8, 16, 32, 64, 128, 256], "type": "log"}, "xaxis10": {"anchor": "y10", "domain": [0.828, 1.0], "ticktext": ["1", "2", "4", "8", "16", "32", "64", "128", "256"], "tickvals": [1, 2, 4, 8, 16, 32, 64, 128, 256], "title": {"text": "Concurrent requests (C)"}, "type": "log"}, "xaxis2": {"anchor": "y2", "domain": [0.207, 0.379], "matches": "x7", "showticklabels": false, "ticktext": ["1", "2", "4", "8", "16", "32", "64", "128", "256"], "tickvals": [1, 2, 4, 8, 16, 32, 64, 128, 256], "type": "log"}, "xaxis3": {"anchor": "y3", "domain": [0.414, 0.586], "matches": "x8", "showticklabels": false, "ticktext": ["1", "2", "4", "8", "16", "32", "64", "128", "256"], "tickvals": [1, 2, 4, 8, 16, 32, 64, 128, 256], "type": "log"}, "xaxis4": {"anchor": "y4", "domain": [0.621, 0.793], "matches": "x9", "showticklabels": false, "ticktext": ["1", "2", "4", "8", "16", "32", "64", "128", "256"], "tickvals": [1, 2, 4, 8, 16, 32, 64, 128, 256], "type": "log"}, "xaxis5": {"anchor": "y5", "domain": [0.828, 1.0], "matches": "x10", "showticklabels": false, "ticktext": ["1", "2", "4", "8", "16", "32", "64", "128", "256"], "tickvals": [1, 2, 4, 8, 16, 32, 64, 128, 256], "type": "log"}, "xaxis6": {"anchor": "y6", "domain": [0.0, 0.172], "ticktext": ["1", "2", "4", "8", "16", "32", "64", "128", "256"], "tickvals": [1, 2, 4, 8, 16, 32, 64, 128, 256], "title": {"text": "Concurrent requests (C)"}, "type": "log"}, "xaxis7": {"anchor": "y7", "domain": [0.207, 0.379], "ticktext": ["1", "2", "4", "8", "16", "32", "64", "128", "256"], "tickvals": [1, 2, 4, 8, 16, 32, 64, 128, 256], "title": {"text": "Concurrent requests (C)"}, "type": "log"}, "xaxis8": {"anchor": "y8", "domain": [0.414, 0.586], "ticktext": ["1", "2", "4", "8", "16", "32", "64", "128", "256"], "tickvals": [1, 2, 4, 8, 16, 32, 64, 128, 256], "title": {"text": "Concurrent requests (C)"}, "type": "log"}, "xaxis9": {"anchor": "y9", "domain": [0.621, 0.793], "ticktext": ["1", "2", "4", "8", "16", "32", "64", "128", "256"], "tickvals": [1, 2, 4, 8, 16, 32, 64, 128, 256], "title": {"text": "Concurrent requests (C)"}, "type": "log"}, "yaxis": {"anchor": "x", "domain": [0.535, 1.0], "range": [0, 542.5], "rangemode": "tozero", "title": {"text": "Memory traffic (GB/s)<br>reads + writes beyond L3"}, "type": "linear"}, "yaxis10": {"anchor": "x10", "domain": [0.0, 0.465], "range": [-1.073, 1.399], "ticktext": ["0.1", "0.2", "0.5", "1", "2", "5", "10", "20"], "tickvals": [0.1, 0.2, 0.5, 1, 2, 5, 10, 20], "type": "log"}, "yaxis2": {"anchor": "x2", "domain": [0.535, 1.0], "range": [0, 542.5], "rangemode": "tozero", "type": "linear"}, "yaxis3": {"anchor": "x3", "domain": [0.535, 1.0], "range": [0, 542.5], "rangemode": "tozero", "type": "linear"}, "yaxis4": {"anchor": "x4", "domain": [0.535, 1.0], "range": [0, 542.5], "rangemode": "tozero", "type": "linear"}, "yaxis5": {"anchor": "x5", "domain": [0.535, 1.0], "range": [0, 542.5], "rangemode": "tozero", "type": "linear"}, "yaxis6": {"anchor": "x6", "domain": [0.0, 0.465], "range": [-1.073, 1.399], "ticktext": ["0.1", "0.2", "0.5", "1", "2", "5", "10", "20"], "tickvals": [0.1, 0.2, 0.5, 1, 2, 5, 10, 20], "title": {"text": "GB moved per output token"}, "type": "log"}, "yaxis7": {"anchor": "x7", "domain": [0.0, 0.465], "range": [-1.073, 1.399], "ticktext": ["0.1", "0.2", "0.5", "1", "2", "5", "10", "20"], "tickvals": [0.1, 0.2, 0.5, 1, 2, 5, 10, 20], "type": "log"}, "yaxis8": {"anchor": "x8", "domain": [0.0, 0.465], "range": [-1.073, 1.399], "ticktext": ["0.1", "0.2", "0.5", "1", "2", "5", "10", "20"], "tickvals": [0.1, 0.2, 0.5, 1, 2, 5, 10, 20], "type": "log"}, "yaxis9": {"anchor": "x9", "domain": [0.0, 0.465], "range": [-1.073, 1.399], "ticktext": ["0.1", "0.2", "0.5", "1", "2", "5", "10", "20"], "tickvals": [0.1, 0.2, 0.5, 1, 2, 5, 10, 20], "type": "log"}}}
